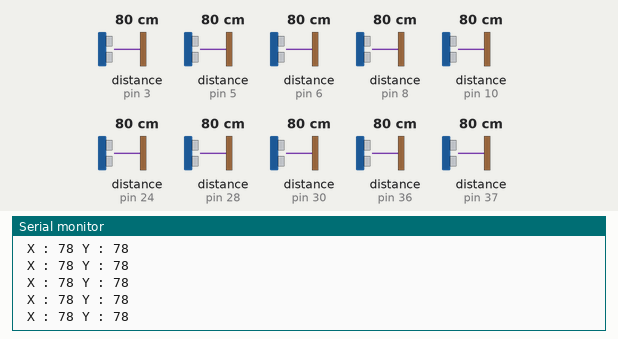
Recording of a sketch running on a simulated Arduino Mega 2560, built with avr-gcc and run on an emulated ATmega2560. Shown: the last lines printed to the serial monitor. Wiring (inferred from the names in the program): 10 × ultrasonic range finder: trigger pin 2, echo pin 3 / trigger pin 4, echo pin 5 / trigger pin 7, echo pin 6 / trigger pin 9, echo pin 8 / trigger pin 11, echo pin 10 / trigger pin 22, echo pin 24 / trigger pin 26, echo pin 28 / trigger pin 32, echo pin 30 / trigger pin 34, echo pin 36 / trigger pin 35, echo pin 37. Inputs (shaded band) come from the test bench; at power-on: distance to the obstacle (sensors on pin 3, pin 6, pin 5, pin 8, pin 10, pin 30, pin 24, pin 28, pin 36, pin 37) 80 cm. The echo pulse lasts 58.3 µs per cm.

Above: at 1.2 s.
1.3 s: distance to the obstacle (sensor on pin 3) set to 2 cm
At 1.37 s:
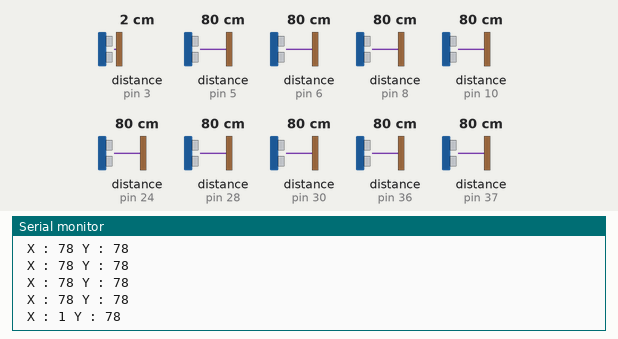
4.3 s: distance to the obstacle (sensor on pin 6) set to 299 cm
At 4.41 s:
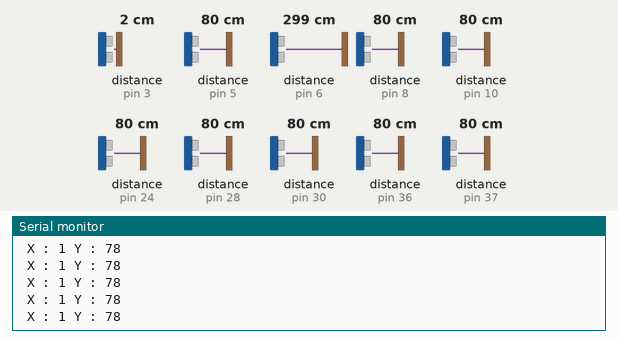
7.3 s: distance to the obstacle (sensor on pin 5) set to 18 cm
10.3 s: distance to the obstacle (sensor on pin 8) set to 60 cm
13.3 s: distance to the obstacle (sensor on pin 10) set to 250 cm
16.3 s: distance to the obstacle (sensor on pin 30) set to 9 cm
At 16.36 s:
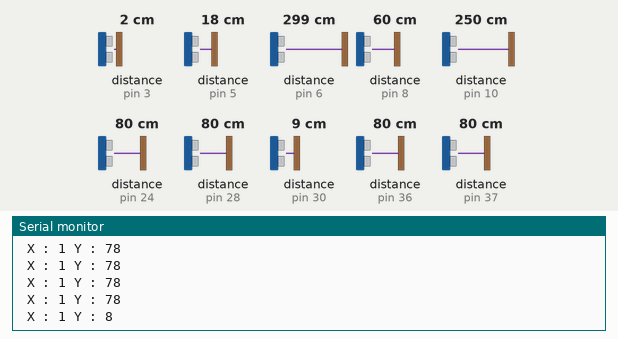
Timing chart, 0 to 19.3 s (numbered marks = the images above; inputs shaded):
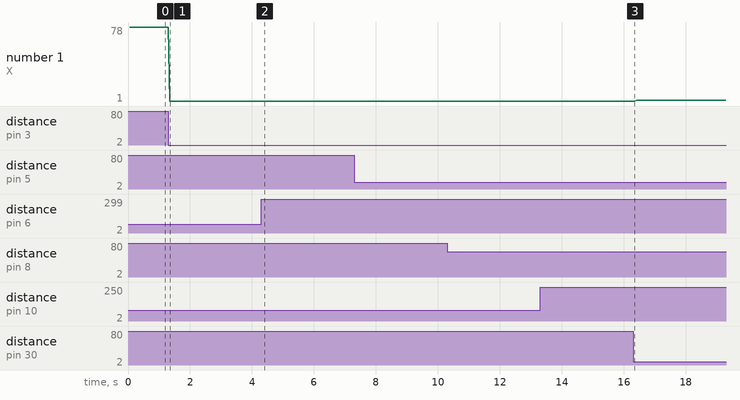

The sketch:

us_2D_pos.ino
```cpp
void setup() {

  int trigPins[10] = {2, 4, 7, 9, 11, 34, 32, 26, 35, 22};
  int echoPins[10] = {3, 5, 6, 8, 10, 36, 30, 28, 37, 24};

  for (int i = 0; i < 10; i++) {
    pinMode(trigPins[i], OUTPUT);
  }

  for (int i = 0; i < 10; i++) {
    pinMode(echoPins[i], INPUT);
  }

  Serial.begin(9600);
}

void loop() {

  int us01 = min_distance(2, 3);
  int us02 = min_distance(4, 5);
  int us03 = min_distance(7, 6);
  int us04 = min_distance(9, 8);
  int us05 = min_distance(11, 10);
  int us06 = min_distance(34, 36);
  int us07 = min_distance(32, 30);
  int us08 = min_distance(26, 28);
  int us09 = min_distance(35, 37);
  int us10 = min_distance(22, 24);

  int usX[6] = {us01, us02, us03, us04, us05};
  int usY[6] = {us06, us07, us08, us09, us10};

  int xMin = usX[0];
  int yMin = usY[0];

  Serial.println();

  for (int i = 0; i < 5; i++) {
    if (usX[i] < xMin){
      xMin = usX[i];
    }
  }

  Serial.print(" X : ");
  Serial.print(xMin);

  for (int i = 0; i < 5; i++) {
    if (usY[i] < yMin){
      yMin = usY[i];
    }
  }

  Serial.print(" Y : ");
  Serial.print(yMin);
}


int min_distance(int trig, int echo) {

  long duration;
  int distance;

  digitalWrite(trig, LOW);
  delayMicroseconds(2);
  digitalWrite(trig, HIGH);
  delayMicroseconds(10);
  digitalWrite(trig, LOW);

  duration = pulseIn(echo, HIGH);

  distance = duration * 0.034 / 2;

  //distance = max(distance, 40);

  return distance;
}
```

Measured:
- after the input at 1.3 s, the serial monitor: prints a new line after 0.05 s (image 1)
- after the input at 16.3 s, the serial monitor: prints a new line after 0.06 s (image 3)
- plotted number 1: 78 → 1 after the input at 1.3 s, 1 → 2 after the input at 16.3 s
